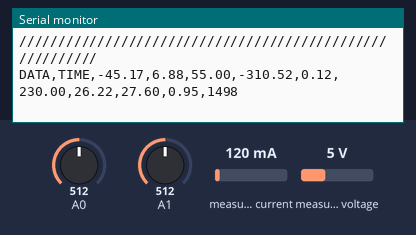
Bench run of a sketch on a simulated Arduino Uno, built with avr-gcc and run on an emulated ATmega328P. Shown: the last lines printed to the serial monitor. The inputs (shaded band) are chosen by the test bench; at power-on: measured current 120 mA, measured voltage 5 V, A0 = 512, A1 = 512.

Above: at 2.0 s.
2.1 s: measured current set to 40 mA
At 3.4 s:
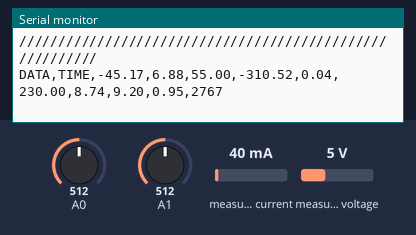
3.8 s: measured voltage set to 0.3 V
At 5.1 s:
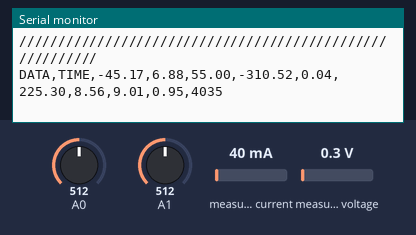
5.5 s: A0 set to 716
At 5.5 s:
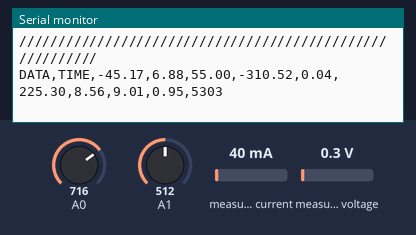
7.2 s: A1 set to 716
At 8.4 s:
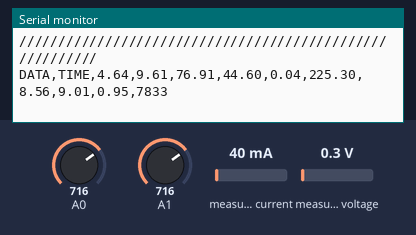
8.9 s: measured current set to 500 mA
At 10.1 s:
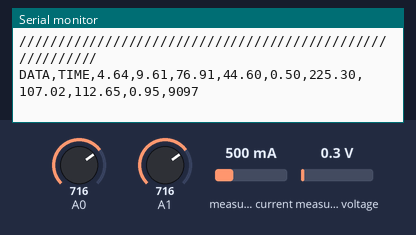
10.6 s: measured voltage set to 3.8 V
At 12.5 s:
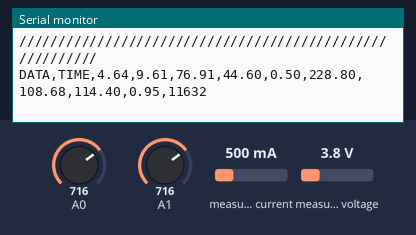
Timing chart, 0 to 13.3 s (numbered marks = the images above; inputs shaded):
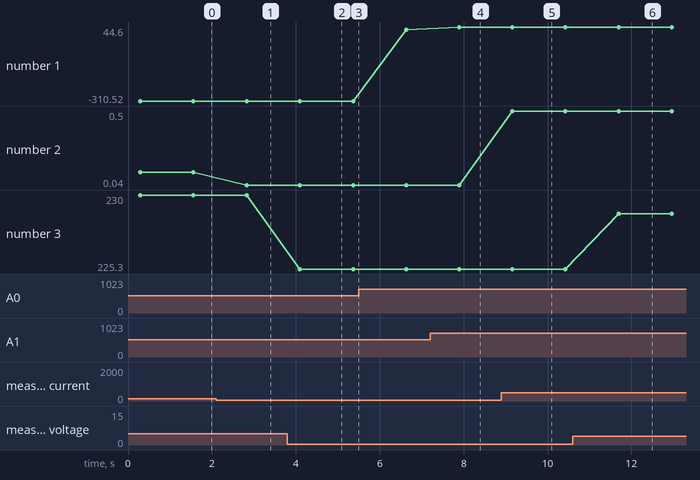

The sketch:

monE.ino
```cpp
///////////////////////////////////////////////////////////////
/*   Project monotoring power of PV installation
 *   Created : 09/03/2018
 *   Last update : 02/04/2018: 16:04
 *   KadDal
 *   A0 pin input for current sensor battery
 *   A3 pin input for votage sensor battery
 *   A4 pin input for current sensor of the grid
 *   A5 pin input for voltage sensor of grid
 *
 *       Scale Factors
 *  ACS758 100A bi-directional = 20
 *  ACS712 20A bi-directional = 100
 */
 ///////////////////////////////////////////////////////////

#include <EmonLib.h>
EnergyMonitor MonEn;


float Ib_DCsample=0;            // Raw value read by the arduino from current sensor battery
float Imesb=0;                  // the mesured value of current form battery
float Voffsset =2500;           // The offset value mV
float VpAb = 20;                // The scale factors bi-directional
float unit = 4.8828125;        // Unitary value (mV) 5/1024
float AmpB_DC=0;                // The real value of currente mesured from the battery
float Vb_DCsample=0;            // Raw value read by the arduino from voltage sensor battery
//float Vunit = 4.88;             // Unitary value Vout/Vmont  Vin  ---Conver--->  Vout  ---arduino--->  Vmon
float Vmesb =0;                 // the mesured value of voltage form battery
float VoltageB_DC=0;            // The real value of voltage mesured from the
float unDiv= 2.75;              // (r1+r2)/r2 valu befor voltage divider
float Pb_DC=0;                  // La puissance used from the battery
float maxVol=12.5;              // The maximum voltage
float minVol=1;                 // The min Voltage
float levelVol;                 // The level of the battery

unsigned long int tmp;


float CalI=80.0;                   // calibrage du courant
float CalV= 375.0;                    // calibrage de tension
float PhaseV = 1.7;            // calibrage de phase
int crossings = 20;
int timeout = 2000;


void setup()
{
   Serial.begin(9600);
   Serial.println("CLEARDATA"); //clears up any data left from previous projects
   Serial.println("LABEL,Time,CurB,VoltB,LevBat,PowB,CurGr,VoltGr,RPower,ApPower,PowFactor,Counter");
   MonEn.voltage(A5, CalV, PhaseV);              // add parameters inpin & calibration !!!!!!!!!!
   MonEn.current(A4,CalI );              // need to add the parameters
}
void loop()
{
  /*********************************************************** DC part ********************************************************/


  ////////////////////////////////////// Mesurement of the current from the Battery ////////////////////

  Ib_DCsample=analogRead(A0)-185;      //  voltage read after ADC
  Imesb=(unit*Ib_DCsample);        //  Voltage mesured mV
  AmpB_DC=(Imesb-Voffsset)/VpAb;    // current from the battery

  /*Serial.println(" value read in arduino : "+String(Ib_DCsample));
  Serial.println("value of the voltage  (mv) : " + String(Imesb));
  Serial.println("la valeur amps : "+ String(AmpB_DC)+ "A");
  Serial.println("/***********************************************************");*/


  ////////////////////////////////////// Mesurment of the voltage from the battery & th level of the battery  /////////////////

  Vb_DCsample=analogRead(A1);
  Vmesb=unit*Vb_DCsample;
  VoltageB_DC= (Vmesb*unDiv)/1000;
  if(VoltageB_DC <minVol)
  {
    levelVol = 0;
  }
  else if(VoltageB_DC > maxVol)
  {
    levelVol = 100;
  }
  else
  {
    levelVol= VoltageB_DC*100/maxVol;
  }

 /* Serial.println("la valeur lue sur arduino mon : "+ String(Vb_DCsample));
  Serial.println("la valeur de la tension Vout : "+ String(Vmesb/1000));
  Serial.println(" La tension actuel de la batterie est : "+ String(VoltageB_DC)+ " V ");
  Serial.println(" Le niveau de la batterie est : "+ String(levelVol)+ " % ");
  Serial.println("/***********************************************************");*/

   //////////////////////////////////////// The power produced by the Battery //////////////////

 Pb_DC = VoltageB_DC*AmpB_DC;


  /************************************************************ AC part **********************************************************/


  MonEn.calcVI(crossings,timeout);


  float currentDraw     = MonEn.Irms;             //extract Irms into Variable
  float supplyVoltage   = MonEn.Vrms;             //extract Vrms into Variable
  float realPower       = MonEn.realPower;        //extract Real Power into variable
  float apparentPower   = MonEn.apparentPower;    //extract Apparent Power into variable
  float powerFactor     = MonEn.powerFactor;      //extract Power Factor into Variable

  Serial.println("/////////////////////////////////////////////////////////");
 /*Serial.print("Voltage: ");
  Serial.println(supplyVoltage);

  Serial.print("Current: ");
  Serial.println(currentDraw);

  Serial.print("Watts: ");
  Serial.println(currentDraw * supplyVoltage);

  Serial.print("realPower: ");
  Serial.println(realPower);

  Serial.print("apparentPower: ");
  Serial.println(apparentPower);

  Serial.print("powerFactor: ");
  Serial.println(powerFactor);
  Serial.println("\n\n"); */
  tmp=millis();
  Serial.print("DATA,TIME,");
  Serial.print(AmpB_DC);
  Serial.print(",");
  Serial.print(VoltageB_DC);
  Serial.print(",");
  Serial.print(levelVol);
  Serial.print(",");
  Serial.print(Pb_DC );
  Serial.print(",");
  Serial.print(currentDraw);
  Serial.print(",");
  Serial.print(supplyVoltage);
  Serial.print(",");
  Serial.print(realPower);
  Serial.print(",");
  Serial.print(apparentPower);
  Serial.print(",");
  Serial.print(powerFactor);
  Serial.print(",");
  Serial.println(tmp);
  delay(1000);

}

/*
float Ip_DCsample=0;            // Raw value read by the arduino from current sensor PV
float Vp_DCsample=0;            // Raw value read by the arduino from voltage sensor pv
float Imesp=0;                  // the mesured value of current form th PV
float AmpP_DC= 0;               // The real value of currente mesured from the PV
float VpAp = 40;                // The scale factors uni-directional
float VoltageP_DC=0;            // The real value of voltage mesured from the PV
float ScalVp=0;                 // equal to vin/mont   Vin  ---Conver--->  Vout  ---arduino--->  Vmont (not determined yet need calibtation !!!!!! )
float Pp_DC=0;                  // The power of the PV instalation

  ////////////////////////////////////// Mesurement of the current from the PV ////////////////////

  Ip_DCsample=alalogRead(A2);
  Imesp=(Iunit*Ip_DCsample)/1000;
  AmpP_DC=(Imesp-Voffsset)/VpAp;

  ////////////////////////////////////// Mesurement of the voltage from th PV ///////////////////

  Vp_DCsample= analogRead(A3);
  VoltageP_DC=Vp_DCsample*ScalVp;

  /////////////////////////////////////// The power produced by th PV /////////////////////////

  Pp_DC=2*VoltageP_DC*AmpP_DC;            // we've 12 panel
  Serial.print(" The power of the PV installationis :");
  Serial.println(Pp_DC);
*/
```

Measured:
- after the input at 2.1 s, the serial monitor: prints a new line after 0.73 s (image 1)
- after the input at 3.8 s, the serial monitor: prints a new line after 0.30 s (image 2)
- after the input at 7.2 s, the serial monitor: prints a new line after 0.70 s (image 4)
- after the input at 8.9 s, the serial monitor: prints a new line after 0.26 s (image 5)
- after the input at 10.6 s, the serial monitor: prints a new line after 1.1 s (image 6)
- plotted number 1: -310.52 → 31.89 after the input at 5.5 s, 31.89 → 44.6 after the input at 7.2 s
- plotted number 2: 0.12 → 0.04 after the input at 2.1 s, 0.04 → 0.5 after the input at 8.9 s
- plotted number 3: 230 → 225.3 after the input at 3.8 s, 225.3 → 228.8 after the input at 10.6 s
